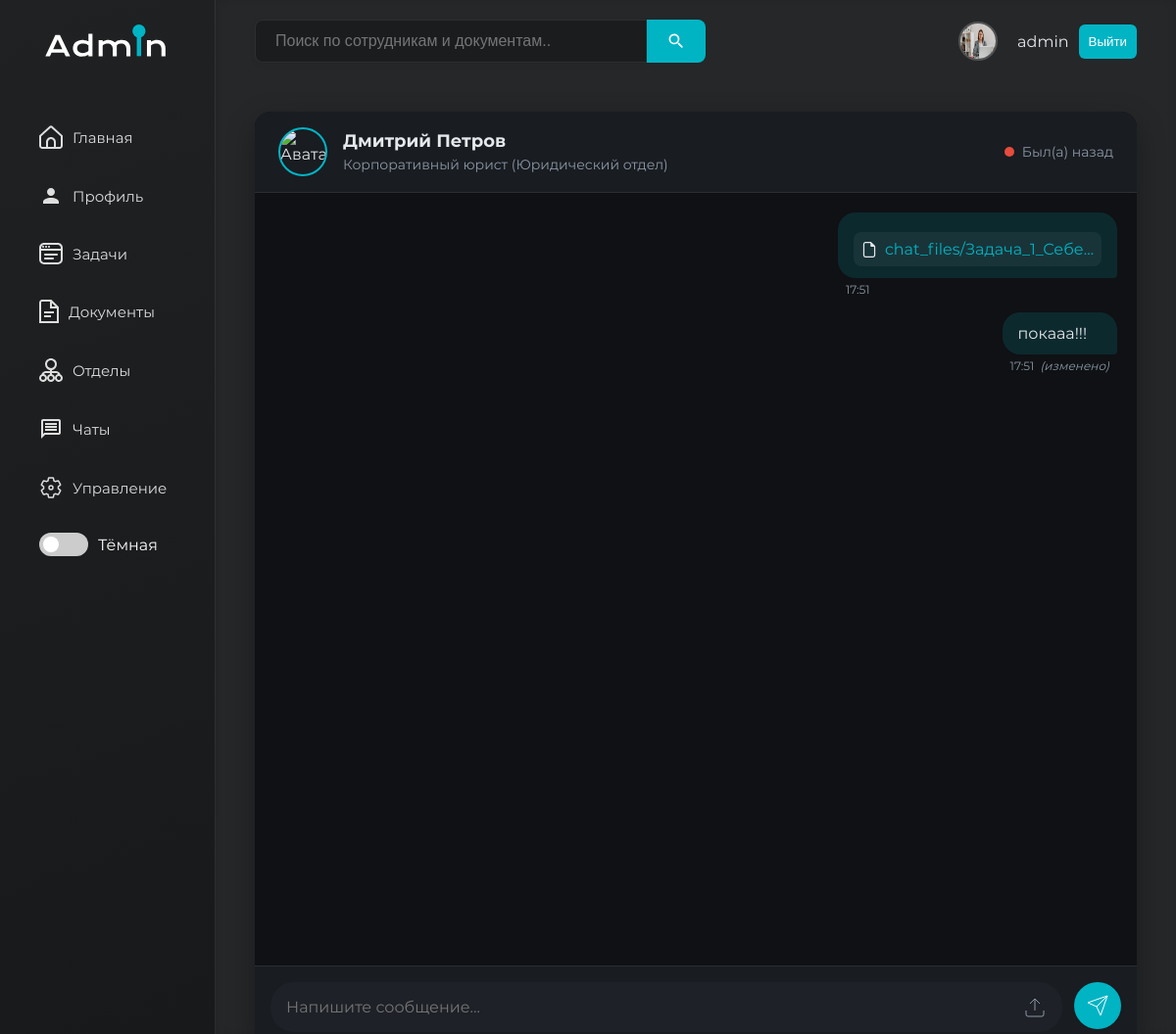
Page /chat/Dmitry/ (signed in) on the committed database.
### www/models.py (models this page shows, shortened)
class User(AbstractUser):
    telephone = models.CharField(max_length=15)
    position = models.ForeignKey(
        Position,
        on_delete=models.SET_NULL,
        null=True,
        blank=True,
        verbose_name="Должность"
    )
    department = models.ForeignKey(
        Department,
        on_delete=models.SET_NULL,
        null=True,
        blank=True,
        verbose_name="Отдел"
    )
    avatar = models.ImageField(upload_to='avatars/', null=True, blank=True)
    first_name = models.CharField(max_length=150, verbose_name="Имя")
    last_name = models.CharField(max_length=150, verbose_name="Фамилия")
    role = models.ForeignKey(
        Role,
        on_delete=models.SET_NULL,
        null=True,
        blank=True,
        verbose_name="Роль"
    )

class Position(models.Model):
    title = models.CharField(max_length=100)
    department = models.ForeignKey(Department, on_delete=models.CASCADE, related_name='positions')
    def __str__(self):
        return f"{self.title} ({self.department.name})"

class Department(models.Model):
    name = models.CharField(max_length=100, unique=True)

class Message(models.Model):
    from_user = models.ForeignKey(
        User,
        on_delete=models.CASCADE,
        related_name='sent_messages'
    )
    to_user = models.ForeignKey(
        User,
        on_delete=models.CASCADE,
        related_name='received_messages'
    )
    content = models.TextField(blank=True, null=True)
    file = models.FileField(upload_to='chat_files/', blank=True, null=True)
    timestamp = models.DateTimeField(auto_now_add=True)
    is_read = models.BooleanField(default=False)
    edited = models.BooleanField(default=False)
    class Meta:
        ordering = ['timestamp']

### www/views.py (the view, shortened to what this page needs)
# urls.py: path('chat/<str:username>/', ChatView.as_view(), name='chat'),
class ChatView(LoginRequiredMixin, View):
    template_name = 'chat.html'
    def get(self, request, username):
        other_user = get_object_or_404(User, username=username)
        messages = Message.objects.filter(
            models.Q(from_user=request.user, to_user=other_user) |
            models.Q(from_user=other_user, to_user=request.user)
        ).order_by('timestamp')
        Message.objects.filter(
            from_user=other_user,
            to_user=request.user,
            is_read=False
        ).update(is_read=True)
        return render(request, self.template_name, {
            'other_user': other_user,
            'messages': messages
        })

### templates/chat.html (shortened to what this page needs)
{% extends 'base.html' %}
{% load static %}
{% block main %}
<div class="chat-container">
    <div class="chat-header">
        <div class="user-info">
            <img class="avatar" src="{% if other_user.avatar %}{{ other_user.avatar.url }}{% else %}{% static 'img/default-avatar.png' %}{% endif %}" alt="Аватар">
            <div>
                <h3>{{ other_user.first_name }} {{ other_user.last_name }}</h3>
                <p>{{ other_user.position }}</p>
            </div>
        </div>
        <div class="online-status">
            {% if other_user.is_online %}
                <span class="online-dot"></span> В сети
            {% else %}
                <span class="offline-dot"></span> Был(а) {{ other_user.last_activity|timesince }} назад
            {% endif %}
        </div>
    </div>
    <div class="messages-container">
        {% for msg in messages %}
            <div class="message {% if msg.from_user == request.user %}sent{% else %}received{% endif %}">
                <div class="message-content">
                    <div class="message-text">
                        {% if msg.content %}
                            <p>{{ msg.content }}</p>
                        {% endif %}
                        {% if msg.file %}
                            <div class="file-attachment">
                                <a href="{{ msg.file.url }}" target="_blank">{{ msg.file.name|truncatechars:25 }}</a>
                            </div>
                        {% endif %}
                    </div>
                    <div class="message-meta">
                        <span class="time">{{ msg.timestamp|date:"H:i" }}</span>
                        {% if msg.edited %}
                            <span class="edited">(изменено)</span>
                        {% endif %}
                    </div>
                </div>
            </div>
        {% endfor %}
    </div>
    <form method="post" enctype="multipart/form-data" class="message-form">
        <div class="form-group">
            <textarea name="content" rows="1" placeholder="Напишите сообщение..." class="message-input"></textarea>
            <label class="file-upload">
                <svg xmlns="http://www.w3.org/2000/svg" width="24" height="24" viewBox="0 0 24 24" fill="none" stroke="currentColor">
                    <path d="M21 15v4a2 2 0 0 1-2 2H5a2 2 0 0 1-2-2v-4"></path>
                    <polyline points="17 8 12 3 7 8"></polyline>
                    <line x1="12" y1="3" x2="12" y2="15"></line>
                </svg>
            </label>
        </div>
        <button type="submit" class="send-btn">
            <svg xmlns="http://www.w3.org/2000/svg" width="24" height="24" viewBox="0 0 24 24" fill="none" stroke="currentColor">
                <line x1="22" y1="2" x2="11" y2="13"></line>
                <polygon points="22 2 15 22 11 13 2 9 22 2"></polygon>
            </svg>
        </button>
    </form>
</div>
{% endblock %}

### templates/base.html (shortened to what this page needs)
{% load static %}
<!DOCTYPE html>
<html lang="en" data-theme="dark">
<head>
    <link rel="stylesheet" href="{% static 'css/dashboard.css' %}">
</head>
<body>
<div id="wrapper">
    <div id="sidebar" class="expanded">
        <div class="logo">
        </div>
        <ul class="nav">
            <li><a href="{% url 'main' %}">
                <span class="nav-text">Главная</span></a></li>
            {% if user.is_authenticated %}
                <li><a href="{% url  'profile' %}">
                    <svg style="margin-right: 10px" width="24" height="24" viewBox="0 0 24 24" fill="none"
                         xmlns="http://www.w3.org/2000/svg">
                        <path d="M12 4C9.79 4 8 5.79 8 8C8 10.21 9.79 12 12 12C14.21 12 16 10.21 16 8C16 5.79 14.21 4 12 4ZM12 14C7.58 14 4 15.79 4 18V20H20V18C20 15.79 16.42 14 12 14Z"
                              fill="#DEDEDE"/>
                    </svg>
                    <span class="nav-text">Профиль</span></a></li>
                <li><a href="{% url 'task' %}">
                    <span class="nav-text">Задачи</span></a></li>
                <li><a href="{% url 'documents' %}">
                    <span class="nav-text">Документы</span></a></li>
                <li><a href="{% url 'department_list' %}">
                    <span class="nav-text">Отделы</span></a></li>
                <li><a href="{% url 'chats' %}">
                    <svg style="margin-right: 10px" width="24" height="24" viewBox="0 0 24 24" fill="none"
                         xmlns="http://www.w3.org/2000/svg">
                        <path d="M20 2H4C2.9 2 2 2.9 2 4V22L6 18H20C21.1 18 22 17.1 22 16V4C22 2.9 21.1 2 20 2ZM20 16H5.17L4 17.17V4H20V16ZM6 12H18V14H6V12ZM6 9H18V11H6V9ZM6 6H18V8H6V6Z"
                              fill="#DEDEDE"/>
                    </svg>
                    <span class="nav-text">Чаты</span></a>
                </li>
                {% if request.user.is_superuser %}
                    <li><a href="{% url 'admin_panel' %}">
                        <span class="nav-text">Управление</span></a></li>
                {% endif %}
            {% endif %}
            <li>
                <div class="theme-switcher">
                    <label class="switch">
                        <span class="slider round"></span>
                    </label>
                    <span id="themeLabel">Тёмная</span>
                </div>
            </li>
        </ul>
    </div>
    <div id="main-content">
        <header>
            <form method="GET" action="{% url 'search' %}" class="search-form">
                <input type="text"
                       name="query"
                       placeholder="Поиск по сотрудникам и документам.."
                       value="{{ request.GET.query|default_if_none:'' }}">
                <button type="submit" class="search">
                </button>
            </form>
            <div class="profile">
                {% if user.avatar %}
                    <img src="{{ user.avatar.url }}" alt="Аватар" style="max-width: 150px; max-height: 150px;">
                {% else %}
                    <img src="{% static 'img/default-avatar.png' %}" alt="Аватар по умолчанию"
                         style="max-width: 150px; max-height: 150px;">
                {% endif %}
                {% if user.is_authenticated %}
                    {{ user.username }}
                {% else %}
                    Гость
                {% endif %}
                {% if user.is_authenticated %}
                    <button><a href="{% url 'logout' %}">Выйти</a></button>
                {% else %}
                    <button><a href="{% url 'login' %}">Войти</a></button>
                {% endif %}
            </div>
        </header>
        <section class="dashboard">
            {% block main %}
            {% endblock %}
        </section>
    </div>
</div>
</body>
</html>

### static/css/dashboard.css (style rules this page uses)
:root { --accent-color: #00B4C4; --bg-primary: #F5F5F5; --bg-secondary: #FFFFFF; --bg-sidebar: linear-gradient(160deg, #1f2123 0%, #18191a 100%); --border-color: #e0e0e0; --card-bg: #FFFFFF; --card-shadow: 0 2px 10px rgba(0, 0, 0, 0.05); --icon-filter: none; --sidebar-light-active: rgba(0, 180, 196, 0.25); --sidebar-light-bg: linear-gradient(160deg, #f5f7fa 0%, #00b4c4 100%); --sidebar-light-border: rgba(0, 0, 0, 0.08); --sidebar-light-hover: rgba(0, 180, 196, 0.15); --sidebar-light-text: #333; --text-primary: #333; --text-secondary: #555; }
[data-theme="dark"] { --bg-primary: #252729; --bg-secondary: #1A1C1E; --bg-sidebar: linear-gradient(160deg, #1f2123 0%, #18191a 100%); --border-color: rgba(255, 255, 255, 0.08); --card-bg: #1E2022; --card-shadow: 0 2px 10px rgba(0, 0, 0, 0.2); --icon-filter: invert(100%) sepia(0%) saturate(0%) hue-rotate(93deg) brightness(103%) contrast(103%); --text-primary: #DDDDDD; --text-secondary: #AAAAAA; }
* { margin: 0; padding: 0; box-sizing: border-box; }
body { font-family: 'Montserrat', sans-serif; font-weight: 400; background-color: var(--bg-primary); color: var(--text-primary); transition: background-color 0.3s ease, color 0.3s ease; }
button { background-color: var(--accent-color); padding: 10px; color: white; border: none; border-radius: 6px; cursor: pointer; }
a { text-decoration: none; color: white; }
#main-content { flex-grow: 1; background-color: var(--bg-primary); padding: 20px 40px; height: 100vh; overflow-y: auto; box-shadow: inset 0px 0px 10px rgba(0, 0, 0, 0.1); }
.search-form { display: flex; flex: 1; min-width: 200px; max-width: 100%; }
.search-form input[type="text"] { padding: 12px 20px; font-size: 16px; border: 1px solid var(--border-color); border-radius: 8px 0 0 8px; outline: none; transition: border-color 0.3s ease; background-color: var(--bg-secondary); color: var(--text-primary); width: 100%; max-width: 400px; box-shadow: 0 2px 6px rgba(0, 0, 0, 0.05); }
.search-form .search { background-color: var(--accent-color); border: none; border-radius: 0 8px 8px 0; padding: 0 20px; cursor: pointer; display: flex; align-items: center; justify-content: center; transition: background-color 0.3s ease; min-width: 50px; }
#sidebar, header, .profile, input { transition: all 0.4s cubic-bezier(0.4, 0, 0.2, 1); }
.dashboard { animation: cardEntrance 0.6s ease-out both; padding: 30px 0px; }
header { display: flex; justify-content: space-between; align-items: center; margin-bottom: 20px; }
header a { text-decoration: none; color: #ffffff; }
header input[type="text"] { width: 100%; padding: 10px 15px; max-width: 400px; font-size: 16px; border: 1px solid var(--border-color); border-radius: 15px; outline: none; transition: border-color 0.3s ease; background-color: var(--bg-secondary); color: var(--text-primary); }
header .profile { display: flex; align-items: center; color: var(--text-primary); gap: 10px; transition: all 0.3s ease; }
header .profile img { width: 40px; height: 40px; border-radius: 50%; margin-right: 10px; border: 2px solid rgba(255, 255, 255, 0.2); }
.theme-switcher { display: flex; align-items: center; gap: 10px; margin: 20px; }
.switch { position: relative; display: inline-block; width: 50px; height: 24px; }
.slider { position: absolute; cursor: pointer; top: 0; left: 0; right: 0; bottom: 0; background-color: #ccc; transition: .4s; }
.slider:before { position: absolute; content: ""; height: 16px; width: 16px; left: 4px; bottom: 4px; background-color: white; transition: .4s; }
.slider.round { border-radius: 24px; }
.slider.round:before { border-radius: 50%; }
#wrapper { display: flex; }
#sidebar { min-width: 220px; height: 100vh; background: var(--bg-sidebar); color: white; display: flex; flex-direction: column; transition: all 0.4s cubic-bezier(0.4, 0, 0.2, 1); border-right: 1px solid rgba(255, 255, 255, 0.08); overflow: hidden; padding: 25px 0; position: relative; }
#sidebar .logo { text-align: center; transition: opacity 0.3s ease, transform 0.3s ease; margin-bottom: 40px; }
#sidebar .nav li { padding: 0 20px; margin: 8px 0; position: relative; transition: all 0.3s cubic-bezier(0.4, 0, 0.2, 1); list-style: none; }
#sidebar .nav li a { display: flex; align-items: center; padding: 14px 20px; border-radius: 8px; color: rgba(255, 255, 255, 0.85); font-size: 15px; font-weight: 500; transition: all 0.3s ease; background: transparent; position: relative; overflow: hidden; }

### rows in the picture
User: avatar (picture), username "admin"
User: first_name "Дмитрий", last_name "Петров", position "Корпоративный юрист (Юридический отдел)"
Message: file.name "chat_files/Задача_1_Себе…", timestamp "17:51"
Message: content "покааа!!!", timestamp "17:51", edited "(изменено)"
